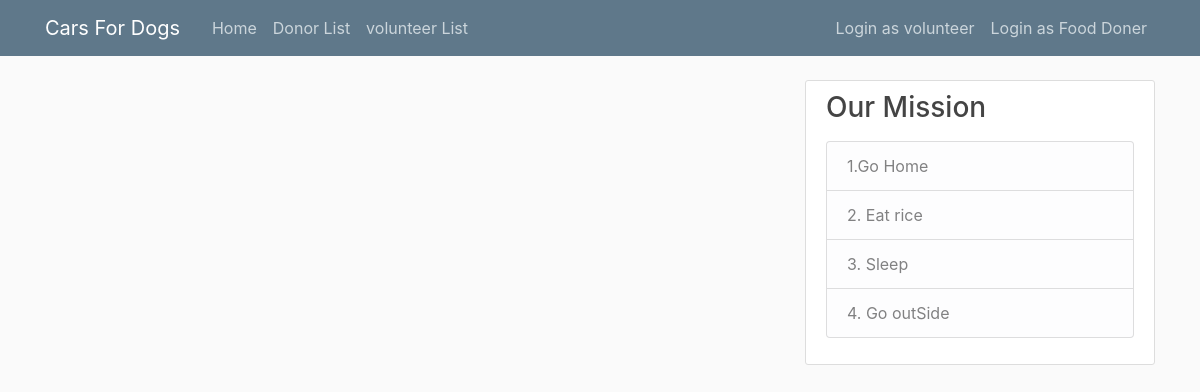
Before: /showall with the older database file.
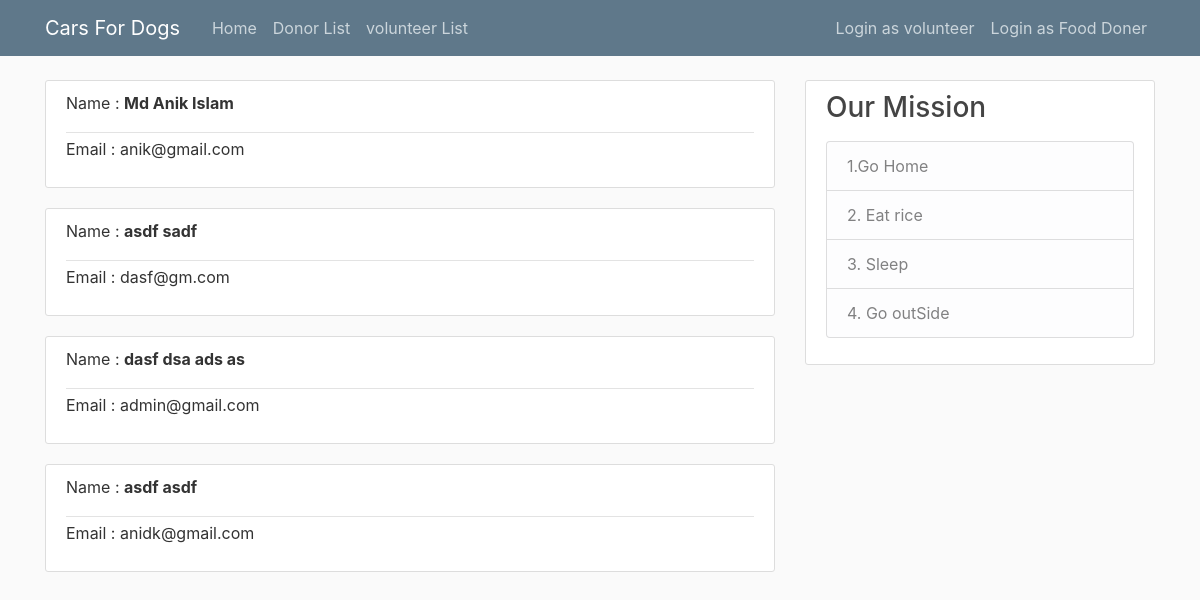
After: the same page with the newer database file.
### voluntiar/models.py (models this page shows, shortened)
class volentiar(models.Model):
    firstname = models.CharField(max_length=60)
    lastname = models.CharField(max_length=60)
    email = models.EmailField( max_length=60, unique = True)
    user_name = models.CharField (max_length=60)
    password1 = models.CharField(max_length=60)
    password2 = models.CharField(max_length=60)

### food_doner/views.py (the view)
# urls.py: path('showall', PostListView2.as_view(), name='showall2'),
class PostListView2 (ListView):
    model = volentiar
    template_name = "food_doner/showall2.html"
    context_object_name = 'posts'

### food_doner/templates/food_doner/showall2.html (shortened to what this page needs)
{% extends "food_doner/base.html" %}
{% block content %}
    {% for post in posts %}
        <article class="media content-section">
            <div class="media-body">
                <div class="article-metadata">
                    <p class="mr-2" href="">  Name : <b>{{ post.firstname }} {{ post.lastname }}</b></p>
                </div>
                   <p class="article-content">Email : {{ post.email }}</p>
            </div>
        </article>
    {% endfor %}
{% endblock content %}

Changed rows visible on the page:
added volentiar: firstname "Md Anik", lastname "Islam", email "anik@gmail.com"
added volentiar: firstname "asdf", lastname "sadf", email "dasf@gm.com"
added volentiar: firstname "dasf dsa", lastname "ads as", email "admin@gmail.com"
added volentiar: firstname "asdf", lastname "asdf", email "anidk@gmail.com"
